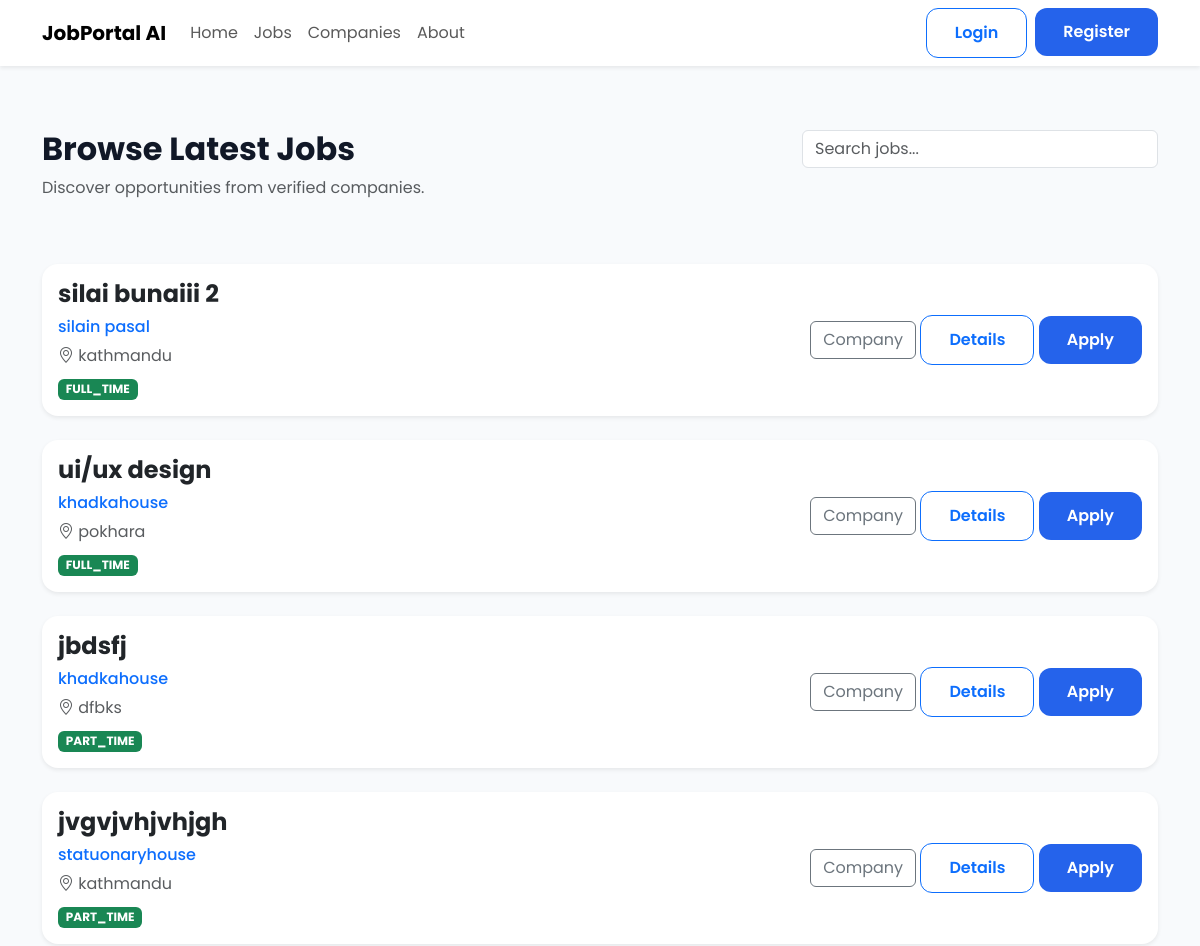
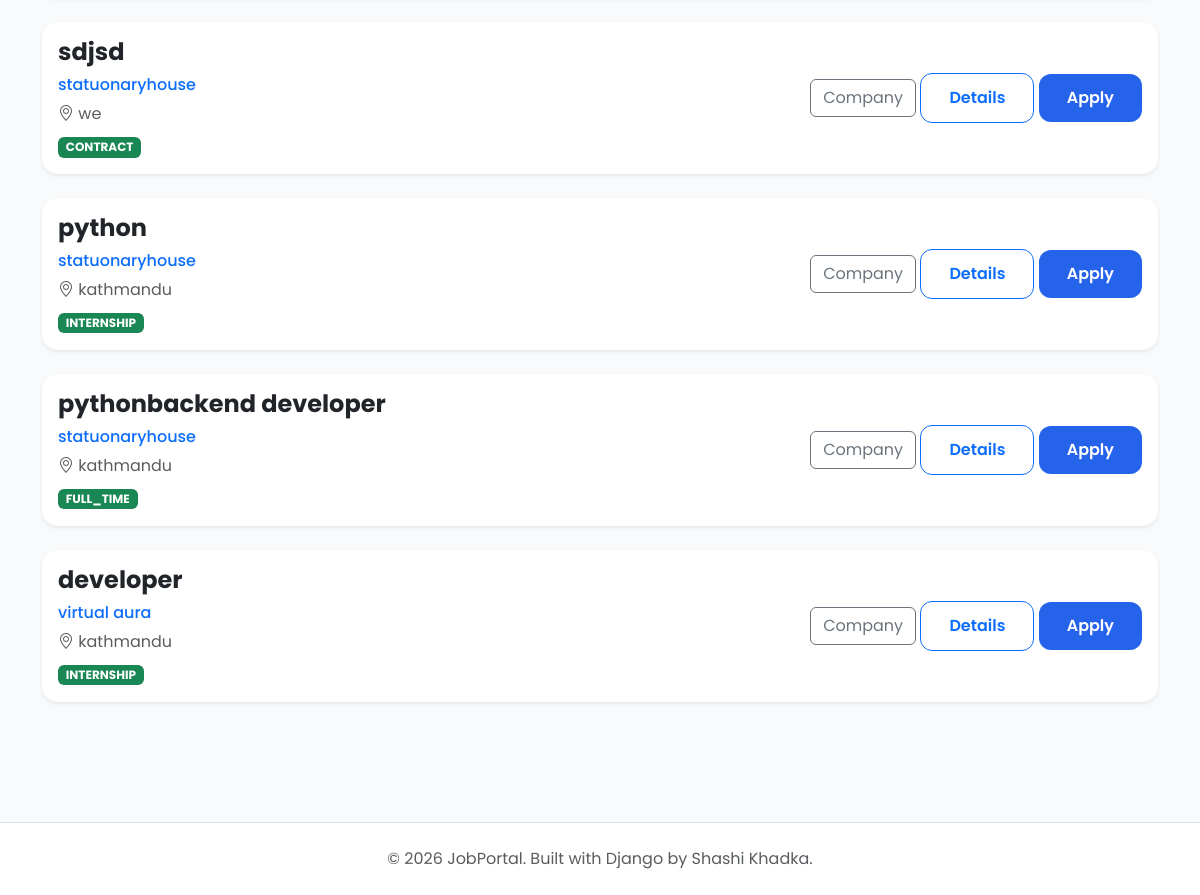
The page /jobs/jobs/ on the database its author committed (2 pictures, top to bottom).
### jobs/models.py (models this page shows, shortened)
class Job(models.Model):
    class EmploymentType(models.TextChoices):
        FULL_TIME = "Full Time"
        PART_TIME = "Part Time"
        INTERNSHIP = "Internship"
        CONTRACT = "Contract"
    class ExperienceLevel(models.TextChoices):
        ENTRY =  "Entry Level"
        MID =  "Mid Level"
        SENIOR = "Senior Level"
    company = models.ForeignKey(Company,on_delete=models.CASCADE,related_name="jobs")
    title = models.CharField(max_length=200)
    slug = models.SlugField(unique=True,blank=True)
    description = models.TextField()
    location = models.CharField(max_length=150)
    employment_type = models.CharField(max_length=20,choices=EmploymentType.choices)
    experience_level = models.CharField( max_length=20, choices=ExperienceLevel.choices )
    salary_min = models.PositiveIntegerField()
    salary_max = models.PositiveIntegerField()
    vacancies = models.PositiveIntegerField(default=1)
    deadline = models.DateField()
    is_active = models.BooleanField(default=True)
    created_at = models.DateTimeField(auto_now_add=True)
    updated_at = models.DateTimeField(auto_now=True)

### companies/models.py (models this page shows, shortened)
class Company(models.Model):
    owner = models.OneToOneField(
        settings.AUTH_USER_MODEL,
        on_delete=models.CASCADE,
        related_name="company",
    )
    company_name = models.CharField(max_length=200)
    slug = models.SlugField(unique=True, blank=True)
    logo = models.ImageField(
        upload_to="company_logos/",
        blank=True,
        null=True,
    )
    description = models.TextField()
    website = models.URLField(blank=True)
    email = models.EmailField()
    phone = models.CharField(max_length=20)
    address = models.TextField()
    location = models.CharField(max_length=255)
    city = models.CharField(max_length=100)
    country = models.CharField(max_length=100)
    established_date = models.DateField()
    employee_count = models.PositiveIntegerField()
    created_at = models.DateTimeField(auto_now_add=True)
    updated_at = models.DateTimeField(auto_now=True)

### jobs/views.py (the view)
# urls.py: path("jobs/", views.job_list, name="job-list"),
def job_list(request):
    jobs = Job.objects.filter( is_active=True).order_by("-created_at")
    keyword = request.GET.get("keyword")
    if keyword:
        jobs = jobs.filter(
            Q(title__icontains=keyword) |
            Q(company__company_name__icontains=keyword) |
            Q(location__icontains=keyword)
        )
    return render( request, "jobs/job_list.html",{"jobs": jobs})

### templates/jobs/job_list.html (shortened to what this page needs)
{% extends "public_base.html" %}
{% load static %}
{% block content %}
<div class="container py-5">
    <div class="row mb-5">
        <div class="col-lg-8">
            <h2 class="fw-bold">
                Browse Latest Jobs
            </h2>
            <p class="text-muted">
                Discover opportunities from verified companies.
            </p>
        </div>
        <div class="col-lg-4">
            <form method="GET">
                <input
                    type="text"
                    name="keyword"
                    value="{{ request.GET.keyword }}"
                    class="form-control"
                    placeholder="Search jobs...">
            </form>
        </div>
    </div>
    {% for job in jobs %}
    <div class="card shadow-sm border-0 rounded-4 mb-4">
        <div class="card-body">
            <div class="row align-items-center">
                <div class="col-lg-8">
                    <h4 class="fw-bold">
                        {{ job.title }}
                    </h4>
                    <h6 class="text-primary">
                        {{ job.company.company_name }}
                    </h6>
                    <p class="text-muted mb-2">
                        <i class="bi bi-geo-alt"></i>
                        {{ job.location }}
                    </p>
                    <span class="badge bg-success">
                        {{ job.get_employment_type_display }}
                    </span>
                </div>
                <div class="col-lg-4 text-end">
                    <a href="{% url 'company-detail' job.company.pk %}"
                       class="btn btn-outline-secondary">
                        Company
                    </a>
                    <a href="{% url 'job-detail' job.pk %}"
                       class="btn btn-outline-primary">
                        Details
                    </a>
                    <a href="{% url 'apply-job' job.pk %}"
                       class="btn btn-primary">
                        Apply
                    </a>
                </div>
            </div>
        </div>
    </div>
    {% empty %}
    <div class="text-center py-5">
        <h4>No Jobs Available</h4>
    </div>
    {% endfor %}
</div>
{% endblock %}

### static/css/style.css (style rules this page uses)
* { margin:0; padding:0; box-sizing:border-box; }
body { font-family:'Poppins',sans-serif; background:var(--light); color:var(--dark); }
a { text-decoration:none; }

### static/css/home.css (style rules this page uses)
:root { --primary:#2563eb; --primary-dark:#1d4ed8; --success:#16a34a; --warning:#f59e0b; --danger:#ef4444; --text:#111827; --text-light:#6b7280; --border:#e5e7eb; --white:#ffffff; --background:#f8fafc; --radius:18px; --shadow:0 10px 30px rgba(0,0,0,.06); --shadow-hover:0 18px 40px rgba(37,99,235,.15); }
body { background:var(--background); font-family:"Poppins",sans-serif; color:var(--text); }
a { text-decoration:none; }
.btn-primary { background:var(--primary); border:none; border-radius:12px; font-weight:600; padding:12px 28px; }
.btn-outline-primary { border-radius:12px; font-weight:600; padding:12px 28px; }

### rows shown on the page
Job: title "silai bunaiii 2", company.company_name "silain pasal", location "kathmandu", employment_type "FULL_TIME"
Job: title "ui/ux design", company.company_name "khadkahouse", location "pokhara", employment_type "FULL_TIME"
Job: title "jbdsfj", company.company_name "khadkahouse", location "dfbks", employment_type "PART_TIME"
Job: title "jvgvjvhjvhjgh", company.company_name "statuonaryhouse", location "kathmandu", employment_type "PART_TIME"
Job: title "sdjsd", company.company_name "statuonaryhouse", location "we", employment_type "CONTRACT"
Job: title "python", company.company_name "statuonaryhouse", location "kathmandu", employment_type "INTERNSHIP"
Job: title "pythonbackend developer", company.company_name "statuonaryhouse", location "kathmandu", employment_type "FULL_TIME"
Job: title "developer", company.company_name "virtual aura", location "kathmandu", employment_type "INTERNSHIP"
